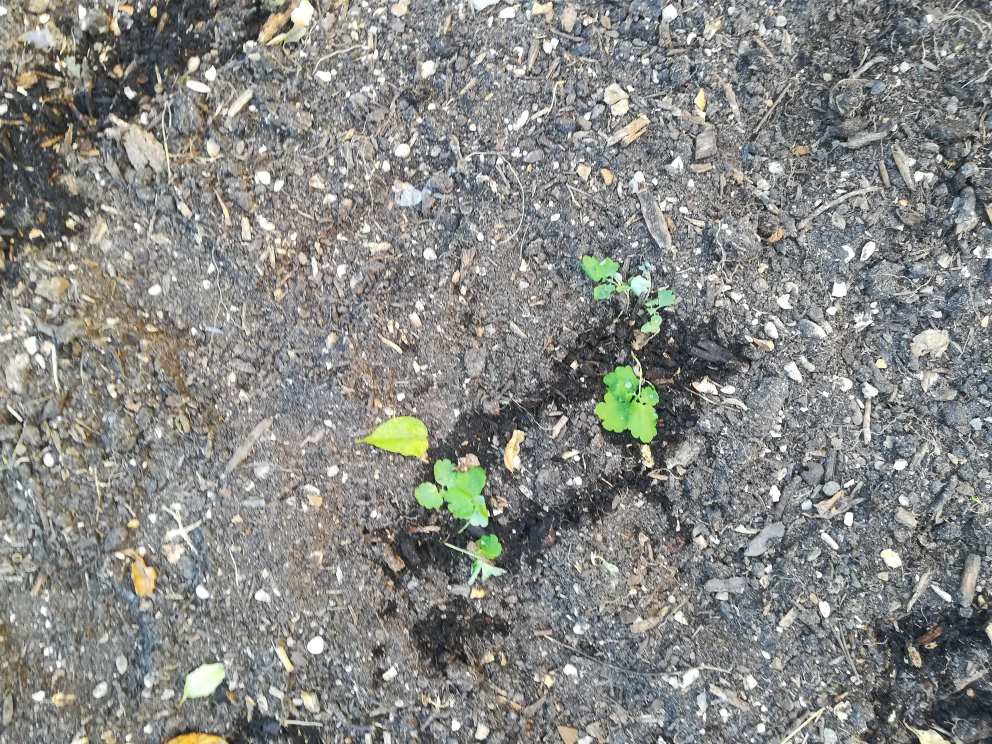
#> input picture data/test-1/input/IMG_20180907_163442.jpg, 3968 x 2976 px (shown at 1/4 size); its folder holds only this picture in this run
$ python -i process_build_mask.py   (imports and definitions only)
#> lines starting #> are read from the running program, lines starting #| are printed output that depends on the picture; after the words box and inside, x2 and y2 are one past the last pixel; in counts of white or black regions, pixels touching at a corner belong together
#> further down, picture is the input picture: shape (2976, 3968, 3); mean B, G, R 133.3, 136.5, 135.8
# -*- coding: utf-8 -*-
"""
Created on Mon Sep 10 07:54:27 2018

@author: Emily
"""

import cv2 as cv
import numpy as np

from . import utils

def makeMask(image):

    imageHsv = cv.cvtColor(image, cv.COLOR_BGR2HSV)
#> imageHsv: shape (2976, 3968, 3); mean H, S, V 63.1, 19, 140
    # [10 lines of commented-out code are left out]
    lower_green = np.array([35,60,100])
    upper_green = np.array([80,255,255])

    mask = cv.inRange(imageHsv, lower_green, upper_green)
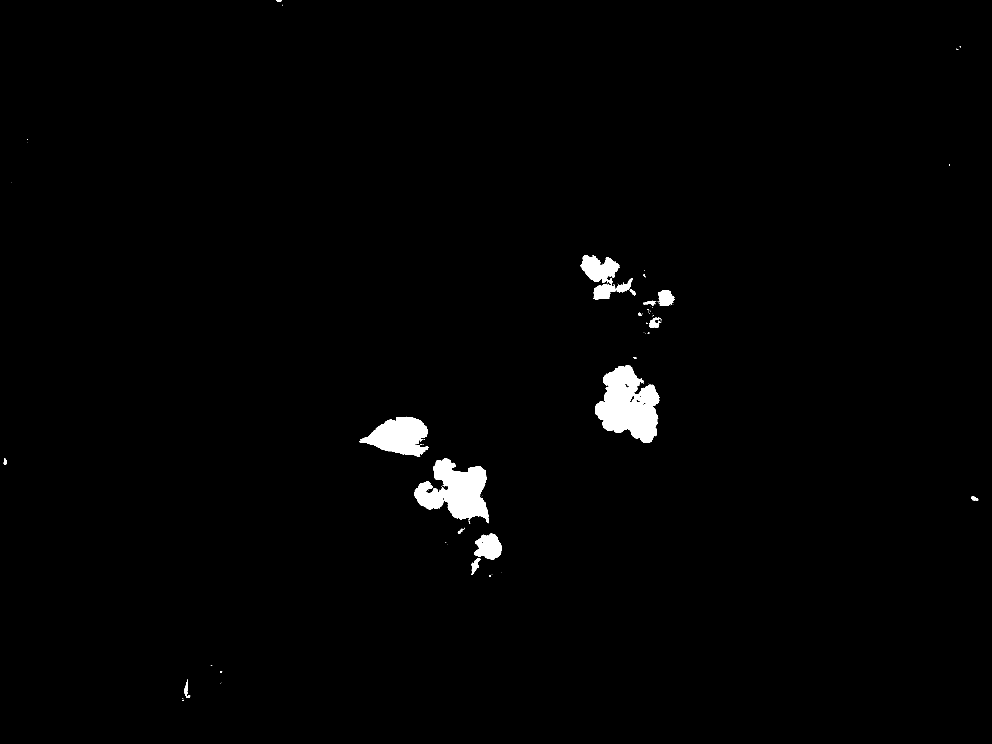
#> mask: shape (2976, 3968) (shown at 1/4 size); 1.3% white; 166 white regions (140 under 20 px), largest, box (x1, y1, x2, y2) and area: (2382, 1460, 2637, 1772) 49946, (1657, 1833, 1956, 2093) 42734, (1436, 1667, 1714, 1828) 26447
    #utils.showImage("mask", mask)
    #utils.saveImage(file+'-mask', mask)

    kernelSize=10
    kernel = cv.getStructuringElement(cv.MORPH_ELLIPSE,(kernelSize,kernelSize))
    opening = cv.morphologyEx(mask, cv.MORPH_OPEN, kernel)
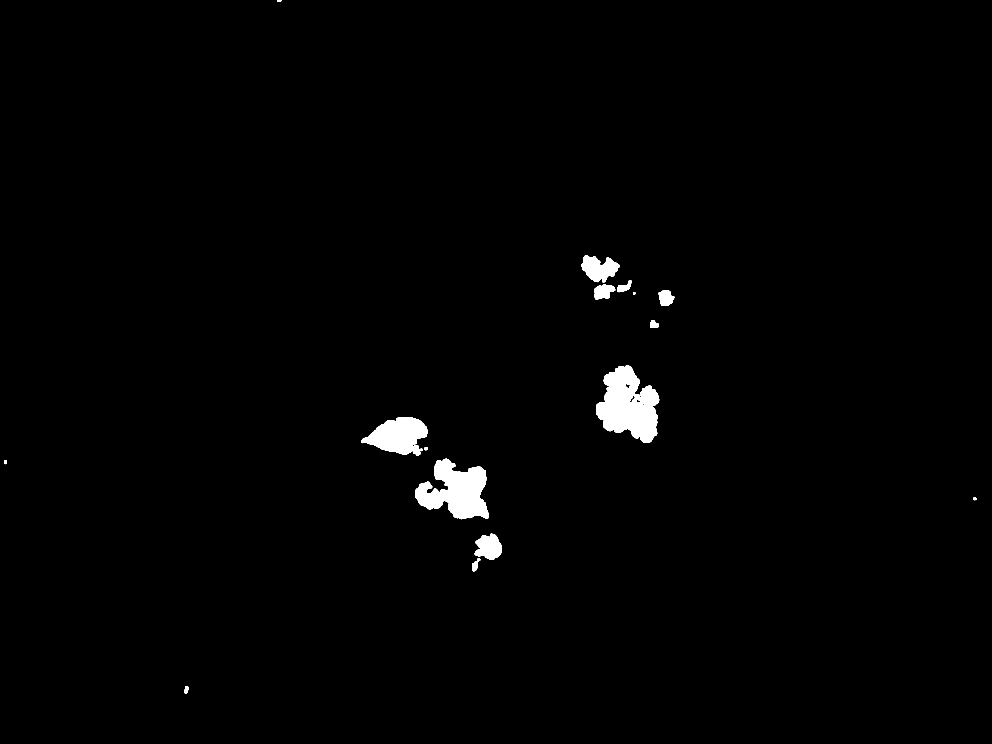
#> opening: shape (2976, 3968) (shown at 1/4 size); 1.2% white; 19 white regions, largest, box (x1, y1, x2, y2) and area: (2384, 1462, 2637, 1772) 49393, (1660, 1835, 1954, 2077) 42060, (1444, 1669, 1711, 1817) 24334

    return opening

>>> import cv2
>>> picture = cv2.imread('../../data/test-1/input/IMG_20180907_163442.jpg')
>>> result = makeMask(picture)
